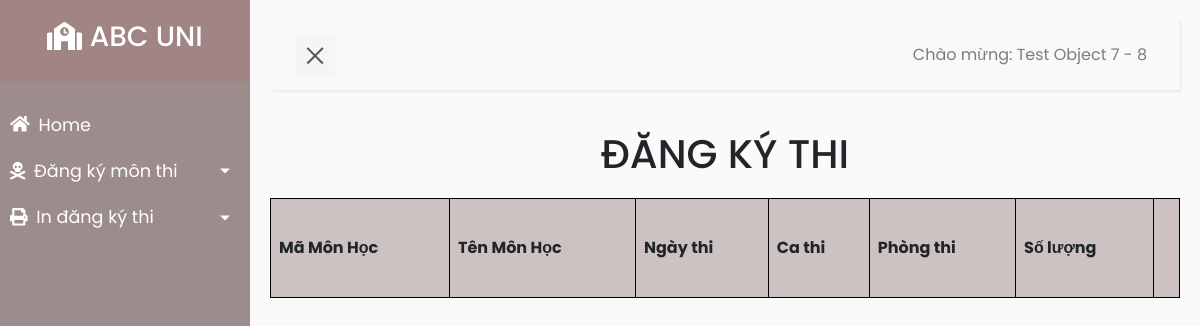
Before: /student.php?location=dangky (signed in) with the older database file.
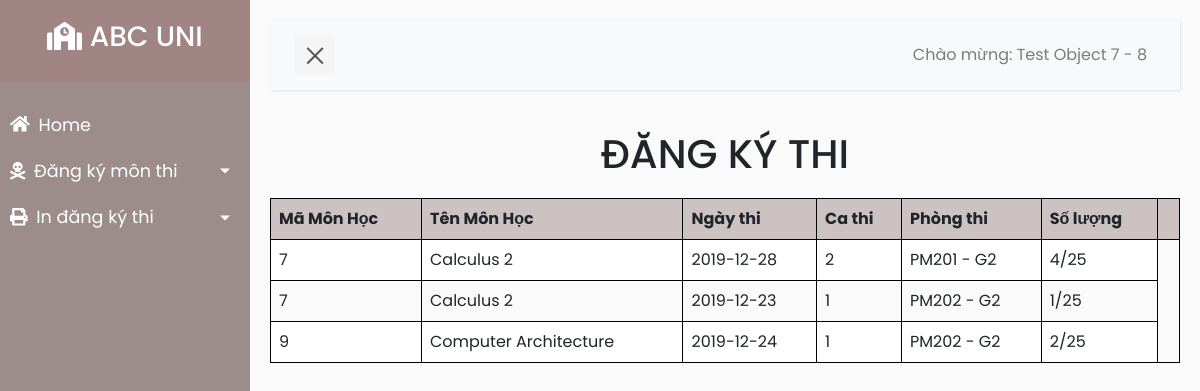
After: the same page with the newer database file.
### tables this page shows
CREATE TABLE `sv_kythi_hocphan` (
  `sv_id` int(11) NOT NULL,
  `kythi_id` int(11) NOT NULL,
  `hocphan_id` int(11) NOT NULL,
  `banned` int(11) NOT NULL DEFAULT '0'
);

CREATE TABLE `hocphan` (
  `hocphan_id` int(11) NOT NULL,
  `ten_mon_hoc` varchar(100) NOT NULL,
  `teacher_id` int(11) NOT NULL DEFAULT '1'
);

CREATE TABLE `cathi` (
  `cathi_id` int(11) NOT NULL,
  `room_id` int(11) NOT NULL,
  `hocphan_id` int(11) NOT NULL,
  `kythi_id` int(11) NOT NULL,
  `ngaythi` date NOT NULL,
  `cathi` int(11) NOT NULL
);

CREATE TABLE `room` (
  `room_id` int(11) NOT NULL,
  `room_name` varchar(45) NOT NULL,
  `max_slot` int(11) NOT NULL
);

### student/Model/Student.php (called while the page is built, shortened)
<?php
require_once("core/data/PDOData.php");
class Student{
  public function getAvailableExam($sv_id) {
    $db = new PDOData();
    $data = $db->doPreparedQuery("
      select skh.*, c.cathi_id, c.ngaythi, c.cathi, r.room_name, r.room_id, r.max_slot, h.ten_mon_hoc
      from sv_kythi_hocphan skh
      inner join sv_cathi sc on skh.sv_id = sc.sv_id
      inner join cathi c on sc.cathi_id = c.cathi_id
                            and skh.hocphan_id = c.hocphan_id
                            and skh.kythi_id = c.kythi_id
      inner join room r on c.room_id = r.room_id
      inner join hocphan h on c.hocphan_id = h.hocphan_id
      where skh.sv_id = ?
            and skh.kythi_id = (select kythi_id from kythi order by kythi_id desc limit 1)
            and skh.banned = 0;
    ", array($sv_id));
    return $data;
  }
  public function getRoomSlotNum($cathi_id) {
    $db = new PDOData();
    $data = $db->doPreparedQuery("
      select *, count(sv_id) as current_slot
      from sv_cathi sc
      inner join cathi c on sc.cathi_id = c.cathi_id
      inner join room r on c.room_id = r.room_id
      where sc.cathi_id = ?
    ", array($cathi_id));
    return $data;
  }
}

### core/data/PDOdata.php (called while the page is built, shortened)
<?php
class PDOData {
  private $db = null;
  private $servername = "localhost:3307";
  private $database = "abcuni_db";
  private $username = "root";
  private $password = "quangtuan99";
  public function __construct() {
    try {
      $this->db = new PDO("mysql:host=$this->servername;dbname=$this->database", $this->username, $this->password);
    } catch(PDOException $e) { echo $e->getMessage();	}
  }
  public function __destruct() {
    try {
      $this->db = null;
    } catch(PDOException $e) { echo $e->getMessage();	}
  }
  public function doPreparedQuery($queryTmpl, $paras) {
    $ret = array();
    try {
      $stmt = $this->db->prepare($queryTmpl);
      foreach ($paras as $k=>$v) $stmt->bindValue($k+1, $v);
      $stmt->execute();
      while ($row = $stmt->fetch(PDO::FETCH_ASSOC)) {
        $ret[] = $row;
      }
    } catch(PDOException $e) {	echo $e; }
    return $ret;
  }
}

### student/view/StudentView.php (the view, shortened to what this page needs)
<?php
class StudentView {
  private $data;
  public function __construct($data) {
    $this->data = $data;
  }
  public function availableExamView() {
    $html = "";
    $html .= '
    <h1 class="text-center">ĐĂNG KÝ THI</h1>';
    $html .= '
    <div>
    <div id="table-wrapper">
    <div id="table-scroll">
    <table>
    <tr>
    <th>Mã Môn Học</th>
    <th>Tên Môn Học</th>
    <th>Ngày thi</th>
    <th>Ca thi</th>
    <th>Phòng thi</th>
    <th>Số lượng</th>
    <th></th>
    </tr>';
    foreach ($this->data as $row){
      $slot = $row["current_slot"] . '/' . $row["max_slot"];
      $html .= '
      <tr>
      <td>'.$row["hocphan_id"].'</td>
      <td>'.$row["ten_mon_hoc"].'</td>
      <td>'.$row["ngaythi"].'</td>
      <td>'.$row["cathi"].'</td>
      <td>'.$row["room_name"].'</td>
      <td>'.$slot.'</td>
      </tr>
      ';
    }
    $html.='
    </table>
    </div>
    </div>
    </div>';
    return $html;
  }
}
?>

### student.php (shortened to what this page needs)
<?php
  require_once("student/control/StudentControl.php");
  $stdCtrl = new \student\control\StudentControl();
?>
<!DOCTYPE html>
<html>
<head>
    <link rel="stylesheet" href="https://stackpath.bootstrapcdn.com/bootstrap/4.1.0/css/bootstrap.min.css">
    <link rel="stylesheet" href="css/style5.css">
</head>
<body>
    <div class="wrapper">
        <nav id="sidebar">
            <div class="sidebar-header">
                <a href='./student.php?location=home'><h3><i class="fas fa-school"></i> ABC UNI</h3></a>
            </div>
            <ul class="list-unstyled components">
                <li>
                  <a href="./student.php?location=home"><i class="fas fa-home" style="margin-right:4px;"></i> Home</a>
                  <a href="#pageSubmenu" data-toggle="collapse" aria-expanded="false" class="dropdown-toggle"><i class="fas fa-skull-crossbones" style="margin-right:4px;"></i> Đăng ký môn thi</a>
                </li>
                <li>
                    <a href="#phopageSubmenu" data-toggle="collapse" aria-expanded="false" class="dropdown-toggle"><i class="fas fa-print" style="margin-right:4px;"></i> In đăng ký thi</a>
                </li>
            </ul>
        </nav>
        <div id="content">
            <nav class="navbar navbar-expand-lg navbar-light bg-light">
                <div class="container-fluid">
                    <button type="button" id="sidebarCollapse" class="navbar-btn">
                        <span></span>
                    </button>
                    <div class="collapse navbar-collapse" id="navbarSupportedContent">
                        <ul class="nav navbar-nav ml-auto">
                            <li class="nav-item">
                                <a class="nav-link" href="./index.php?logout">Chào mừng: <?php echo $_SESSION["fullname"].' - '.$_SESSION["user_id"]; ?></a>
                            </li>
                        </ul>
                    </div>
                </div>
            </nav>
            <?php if ($_GET["location"] == "home"): ?>
              <h2>THÔNG BÁO - HƯỚNG DẪN</h2>
              <div class="line"></div>
              <p>- Thời gian đăng ký  thi trực tuyến: từ 11/12/2019 - 19/12/2019.</p>
              <p>- Thời gian điều chỉnh đăng ký thi trực tuyến: từ 3/2/2020 - 16/2/2020 (2 tuần cuối của kỳ).</p>
              <p>- Sinh viên các chương trình đào tạo chuẩn không đăng ký thi tại các lớp thi phần dành cho sinh viên các chương trình chất lượng cao thông tư 23.</p>
              <p>- Ngược lại, sinh viên các chương trình chất lượng cao TT23 không đăng ký thi tại các lớp thi phần dành cho sinh viên chương trình đào tạo chuẩn.</p>
              <div class="line"></div>
            <?php elseif ($_GET["location"] == "dangky"): $stdCtrl->showAvailableExam() ?>
            <?php elseif ($_GET["location"] == "indangky"): $stdCtrl->showCaThi() ?>
            <?php endif; ?>
        </div>
    </div>
</body>
</html>

### student/control/StudentControl.php (shortened to what this page needs)
<?php
require_once("student/model/Student.php");
require_once("student/view/StudentView.php");
class StudentControl {
  public function showAvailableExam() {
    $model = new \student\model\Student();
    $data = $model->getAvailableExam($_SESSION["user_id"]);
    for ($i = 0; $i < count($data); ++$i){
      $current_slot = $model->getRoomSlotNum($data[$i]["cathi_id"])[0]["current_slot"];
      $data[$i]["current_slot"] = $current_slot;
    }
    $view = new \student\view\StudentView($data);
    echo $view->availableExamView();
  }
}
?>

### css/style5.css (style rules this page uses)
body { font-family: 'Poppins', sans-serif; background: #fafafa; }
a, a:hover, a:focus { color: inherit; text-decoration: none; transition: all 0.3s; }
.navbar { padding: 15px 10px; background: #fff; border: none; border-radius: 0; margin-bottom: 40px; box-shadow: 1px 1px 3px rgba(0, 0, 0, 0.1); }
.navbar-btn { box-shadow: none; outline: none !important; border: none; }
.wrapper { display: flex; width: 100%; align-items: stretch; perspective: 1500px; }
#sidebar { min-width: 250px; max-width: 250px; background: #9c8c8c; color: #fff; transition: all 0.6s cubic-bezier(0.945, 0.020, 0.270, 0.665); transform-origin: bottom left; }
#sidebar .sidebar-header { text-align: center; padding: 20px; background: #a18484; }
#sidebar ul.components { padding: 20px 0; }
#sidebar ul li a { padding: 10px; font-size: 1.1em; display: block; }
a[data-toggle="collapse"] { position: relative; }
.dropdown-toggle::after { display: block; position: absolute; top: 50%; right: 20px; transform: translateY(-50%); }
#content { width: 100%; padding: 20px; min-height: 100vh; transition: all 0.3s; }
#sidebarCollapse { width: 40px; height: 40px; background: #f5f5f5; cursor: pointer; }
#sidebarCollapse span { width: 80%; height: 2px; margin: 0 auto; display: block; background: #555; transition: all 0.8s cubic-bezier(0.810, -0.330, 0.345, 1.375); transition-delay: 0.2s; }
#sidebarCollapse span:last-of-type { transform: rotate(-45deg) translate(1px, -1px); }
table { height: 100px; border-collapse: collapse; border-spacing: 0; width: 100%; border: 1px solid #ddd; }
th { background: #ccc2c2; }
th, td { text-align: left; padding: 8px; }
tr:nth-child(even) { background-color: #fff }
table, th, td { border: 1px solid black; border-collapse: collapse; }
th, td { */ padding: 15px; text-align: left; }
#table-wrapper { position:relative; }
#table-scroll { height:500px; overflow:auto; margin-top:20px; }
#table-wrapper table { width:100%; }

Changed rows visible on the page:
now on this page (row unchanged): sv_kythi_hocphan: hocphan "7", hocphan.ten_mon_hoc "Calculus 2", cathi.ngaythi "2019-12-28", cathi.cathi "2", room.room_name "PM201 - G2", room.max_slot "4/25", cathi.ngaythi "2019-12-23", cathi.cathi "1", room.room_name "PM202 - G2", cathi.cathi "1/25"
added sv_kythi_hocphan: hocphan "9", hocphan.ten_mon_hoc "Computer Architecture", cathi.ngaythi "2019-12-24", cathi.cathi "1", room.room_name "PM202 - G2", room.max_slot "2/25"
